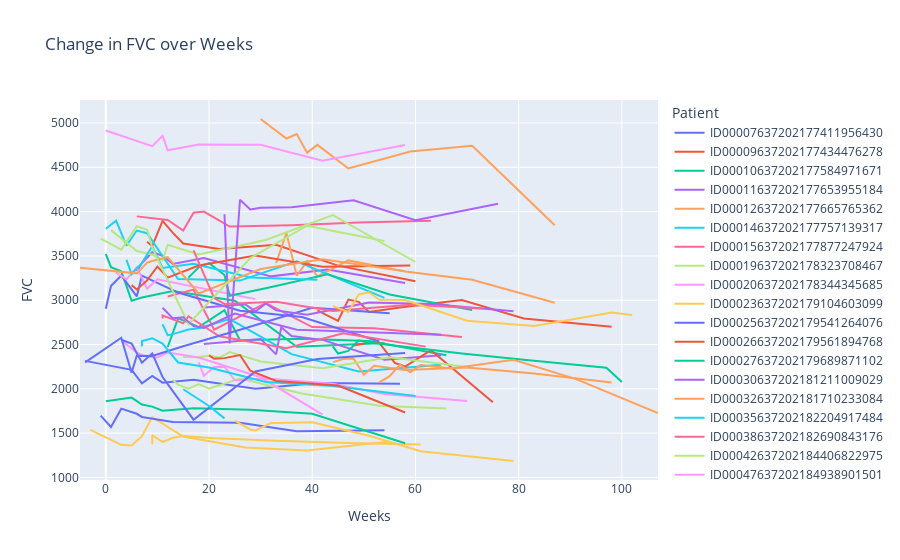

Source (notebook cell):
### Markdown cell above
### 1.4 Change of FVC over weeks

### Code cell
# only visualize the first 400 row of data
px.line(train.iloc[:400,], x="Weeks", y="FVC", color = 'Patient', title='Change in FVC over Weeks')

### Figure 1 — Plotly figure (JSON) as saved in the notebook; plotly's stock layout.template omitted (floating-point values rounded to 4 significant figures)
{"data": [{"hovertemplate": "Patient=ID00007637202177411956430<br>Weeks=%{x}<br>FVC=%{y}<extra></extra>", "legendgroup": "ID00007637202177411956430", "line": {"color": "#636efa", "dash": "solid"}, "mode": "lines", "name": "ID00007637202177411956430", "orientation": "v", "showlegend": true, "type": "scatter", "x": [-4, 5, 7, 9, 11, 17, 29, 41, 57], "xaxis": "x", "y": [2315, 2214, 2061, 2144, 2069, 2101, 2000, 2064, 2057], "yaxis": "y"}, {"hovertemplate": "Patient=ID00009637202177434476278<br>Weeks=%{x}<br>FVC=%{y}<extra></extra>", "legendgroup": "ID00009637202177434476278", "line": {"color": "#EF553B", "dash": "solid"}, "mode": "lines", "name": "ID00009637202177434476278", "orientation": "v", "showlegend": true, "type": "scatter", "x": [8, 9, 11, 13, 15, 22, 33, 45, 60], "xaxis": "x", "y": [3660, 3610, 3895, 3759, 3639, 3578, 3625, 3390, 3214], "yaxis": "y"}, {"hovertemplate": "Patient=ID00010637202177584971671<br>Weeks=%{x}<br>FVC=%{y}<extra></extra>", "legendgroup": "ID00010637202177584971671", "line": {"color": "#00cc96", "dash": "solid"}, "mode": "lines", "name": "ID00010637202177584971671", "orientation": "v", "showlegend": true, "type": "scatter", "x": [0, 1, 3, 5, 7, 13, 25, 37, 54], "xaxis": "x", "y": [3523, 3373, 3327, 2993, 3030, 3103, 2993, 2474, 2518], "yaxis": "y"}, {"hovertemplate": "Patient=ID00011637202177653955184<br>Weeks=%{x}<br>FVC=%{y}<extra></extra>", "legendgroup": "ID00011637202177653955184", "line": {"color": "#ab63fa", "dash": "solid"}, "mode": "lines", "name": "ID00011637202177653955184", "orientation": "v", "showlegend": true, "type": "scatter", "x": [6, 7, 9, 11, 13, 19, 32, 43, 58], "xaxis": "x", "y": [3326, 3419, 3541, 3502, 3410, 3477, 3269, 3346, 3193], "yaxis": "y"}, {"hovertemplate": "Patient=ID00012637202177665765362<br>Weeks=%{x}<br>FVC=%{y}<extra></extra>", "legendgroup": "ID00012637202177665765362", "line": {"color": "#FFA15A", "dash": "solid"}, "mode": "lines", "name": "ID00012637202177665765362", "orientation": "v", "showlegend": true, "type": "scatter", "x": [33, 35, 37, 39, 41, 47, 58, 71, 87], "xaxis": "x", "y": [3418, 3759, 3276, 3443, 3268, 3449, 3324, 3231, 2971], "yaxis": "y"}, {"hovertemplate": "Patient=ID00014637202177757139317<br>Weeks=%{x}<br>FVC=%{y}<extra></extra>", "legendgroup": "ID00014637202177757139317", "line": {"color": "#19d3f3", "dash": "solid"}, "mode": "lines", "name": "ID00014637202177757139317", "orientation": "v", "showlegend": true, "type": "scatter", "x": [0, 2, 4, 6, 8, 14, 26, 37, 54], "xaxis": "x", "y": [3807, 3897, 3615, 3786, 3756, 3238, 3221, 3439, 3027], "yaxis": "y"}, {"hovertemplate": "Patient=ID00015637202177877247924<br>Weeks=%{x}<br>FVC=%{y}<extra></extra>", "legendgroup": "ID00015637202177877247924", "line": {"color": "#FF6692", "dash": "solid"}, "mode": "lines", "name": "ID00015637202177877247924", "orientation": "v", "showlegend": true, "type": "scatter", "x": [12, 17, 19, 21, 31, 40, 52, 69], "xaxis": "x", "y": [3042, 3120, 2890, 2667, 2968, 2697, 2682, 2585], "yaxis": "y"}, {"hovertemplate": "Patient=ID00019637202178323708467<br>Weeks=%{x}<br>FVC=%{y}<extra></extra>", "legendgroup": "ID00019637202178323708467", "line": {"color": "#B6E880", "dash": "solid"}, "mode": "lines", "name": "ID00019637202178323708467", "orientation": "v", "showlegend": true, "type": "scatter", "x": [13, 14, 16, 18, 20, 26, 38, 53, 66], "xaxis": "x", "y": [2100, 2047, 2001, 2054, 2002, 2116, 1946, 1808, 1778], "yaxis": "y"}, {"hovertemplate": "Patient=ID00020637202178344345685<br>Weeks=%{x}<br>FVC=%{y}<extra></extra>", "legendgroup": "ID00020637202178344345685", "line": {"color": "#FF97FF", "dash": "solid"}, "mode": "lines", "name": "ID00020637202178344345685", "orientation": "v", "showlegend": true, "type": "scatter", "x": [18, 19, 21, 23, 25, 31, 44, 54, 70], "xaxis": "x", "y": [2297, 2145, 2245, 2250, 2096, 2115, 2058, 1940, 1861], "yaxis": "y"}, {"hovertemplate": "Patient=ID00023637202179104603099<br>Weeks=%{x}<br>FVC=%{y}<extra></extra>", "legendgroup": "ID00023637202179104603099", "line": {"color": "#FECB52", "dash": "solid"}, "mode": "lines", "name": "ID00023637202179104603099", "orientation": "v", "showlegend": true, "type": "scatter", "x": [-3, 3, 5, 7, 9, 15, 27, 39, 55], "xaxis": "x", "y": [1536, 1368, 1361, 1465, 1681, 1461, 1337, 1304, 1406], "yaxis": "y"}, {"hovertemplate": "Patient=ID00025637202179541264076<br>Weeks=%{x}<br>FVC=%{y}<extra></extra>", "legendgroup": "ID00025637202179541264076", "line": {"color": "#636efa", "dash": "solid"}, "mode": "lines", "name": "ID00025637202179541264076", "orientation": "v", "showlegend": true, "type": "scatter", "x": [0, 1, 3, 6, 7, 14, 26, 38, 53], "xaxis": "x", "y": [2903, 3159, 3277, 3042, 3277, 3086, 2880, 2811, 2533], "yaxis": "y"}, {"hovertemplate": "Patient=ID00026637202179561894768<br>Weeks=%{x}<br>FVC=%{y}<extra></extra>", "legendgroup": "ID00026637202179561894768", "line": {"color": "#EF553B", "dash": "solid"}, "mode": "lines", "name": "ID00026637202179561894768", "orientation": "v", "showlegend": true, "type": "scatter", "x": [41, 45, 47, 49, 51, 57, 69, 81, 98], "xaxis": "x", "y": [2884, 2766, 3007, 2981, 2868, 2917, 3002, 2793, 2700], "yaxis": "y"}, {"hovertemplate": "Patient=ID00027637202179689871102<br>Weeks=%{x}<br>FVC=%{y}<extra></extra>", "legendgroup": "ID00027637202179689871102", "line": {"color": "#00cc96", "dash": "solid"}, "mode": "lines", "name": "ID00027637202179689871102", "orientation": "v", "showlegend": true, "type": "scatter", "x": [12, 14, 16, 18, 23, 26, 38, 51, 66], "xaxis": "x", "y": [2472, 2795, 2750, 2697, 2887, 2547, 2564, 2539, 2378], "yaxis": "y"}, {"hovertemplate": "Patient=ID00030637202181211009029<br>Weeks=%{x}<br>FVC=%{y}<extra></extra>", "legendgroup": "ID00030637202181211009029", "line": {"color": "#ab63fa", "dash": "solid"}, "mode": "lines", "name": "ID00030637202181211009029", "orientation": "v", "showlegend": true, "type": "scatter", "x": [19, 30, 33, 34, 36, 42, 54, 65], "xaxis": "x", "y": [2506, 2561, 2388, 2694, 2595, 2552, 2328, 2378], "yaxis": "y"}, {"hovertemplate": "Patient=ID00032637202181710233084<br>Weeks=%{x}<br>FVC=%{y}<extra></extra>", "legendgroup": "ID00032637202181710233084", "line": {"color": "#FFA15A", "dash": "solid"}, "mode": "lines", "name": "ID00032637202181710233084", "orientation": "v", "showlegend": true, "type": "scatter", "x": [30, 35, 37, 39, 41, 47, 59, 71, 87], "xaxis": "x", "y": [5045, 4825, 4876, 4665, 4753, 4487, 4679, 4743, 3846], "yaxis": "y"}, {"hovertemplate": "Patient=ID00035637202182204917484<br>Weeks=%{x}<br>FVC=%{y}<extra></extra>", "legendgroup": "ID00035637202182204917484", "line": {"color": "#19d3f3", "dash": "solid"}, "mode": "lines", "name": "ID00035637202182204917484", "orientation": "v", "showlegend": true, "type": "scatter", "x": [11, 12, 14, 16, 18, 24, 36, 49, 65], "xaxis": "x", "y": [2728, 2603, 2634, 2668, 2684, 2787, 2391, 2195, 2272], "yaxis": "y"}, {"hovertemplate": "Patient=ID00038637202182690843176<br>Weeks=%{x}<br>FVC=%{y}<extra></extra>", "legendgroup": "ID00038637202182690843176", "line": {"color": "#FF6692", "dash": "solid"}, "mode": "lines", "name": "ID00038637202182690843176", "orientation": "v", "showlegend": true, "type": "scatter", "x": [6, 12, 15, 17, 19, 24, 36, 49, 63], "xaxis": "x", "y": [3946, 3905, 3787, 3988, 4000, 3831, 3846, 3878, 3896], "yaxis": "y"}, {"hovertemplate": "Patient=ID00042637202184406822975<br>Weeks=%{x}<br>FVC=%{y}<extra></extra>", "legendgroup": "ID00042637202184406822975", "line": {"color": "#B6E880", "dash": "solid"}, "mode": "lines", "name": "ID00042637202184406822975", "orientation": "v", "showlegend": true, "type": "scatter", "x": [1, 6, 9, 11, 12, 18, 31, 44, 60], "xaxis": "x", "y": [3791, 3555, 3514, 3451, 3626, 3515, 3679, 3961, 3431], "yaxis": "y"}, {"hovertemplate": "Patient=ID00047637202184938901501<br>Weeks=%{x}<br>FVC=%{y}<extra></extra>", "legendgroup": "ID00047637202184938901501", "line": {"color": "#FF97FF", "dash": "solid"}, "mode": "lines", "name": "ID00047637202184938901501", "orientation": "v", "showlegend": true, "type": "scatter", "x": [2, 4, 6, 8, 10, 29], "xaxis": "x", "y": [3313, 3235, 3370, 3129, 3236, 3012], "yaxis": "y"}, {"hovertemplate": "Patient=ID00048637202185016727717<br>Weeks=%{x}<br>FVC=%{y}<extra></extra>", "legendgroup": "ID00048637202185016727717", "line": {"color": "#FECB52", "dash": "solid"}, "mode": "lines", "name": "ID00048637202185016727717", "orientation": "v", "showlegend": true, "type": "scatter", "x": [9, 9, 11, 13, 15, 21, 33, 47, 61], "xaxis": "x", "y": [1375, 1477, 1399, 1447, 1466, 1441, 1414, 1387, 1370], "yaxis": "y"}, {"hovertemplate": "Patient=ID00051637202185848464638<br>Weeks=%{x}<br>FVC=%{y}<extra></extra>", "legendgroup": "ID00051637202185848464638", "line": {"color": "#636efa", "dash": "solid"}, "mode": "lines", "name": "ID00051637202185848464638", "orientation": "v", "showlegend": true, "type": "scatter", "x": [-1, 1, 3, 6, 7, 13, 26, 37, 54], "xaxis": "x", "y": [1697, 1569, 1776, 1718, 1682, 1624, 1616, 1520, 1532], "yaxis": "y"}, {"hovertemplate": "Patient=ID00052637202186188008618<br>Weeks=%{x}<br>FVC=%{y}<extra></extra>", "legendgroup": "ID00052637202186188008618", "line": {"color": "#EF553B", "dash": "solid"}, "mode": "lines", "name": "ID00052637202186188008618", "orientation": "v", "showlegend": true, "type": "scatter", "x": [48, 51, 53, 56, 58, 63, 75], "xaxis": "x", "y": [2489, 2522, 2517, 2292, 2251, 2436, 1848], "yaxis": "y"}, {"hovertemplate": "Patient=ID00060637202187965290703<br>Weeks=%{x}<br>FVC=%{y}<extra></extra>", "legendgroup": "ID00060637202187965290703", "line": {"color": "#00cc96", "dash": "solid"}, "mode": "lines", "name": "ID00060637202187965290703", "orientation": "v", "showlegend": true, "type": "scatter", "x": [16, 18, 20, 23, 24, 31, 43, 55, 71], "xaxis": "x", "y": [3255, 3370, 3418, 3284, 3050, 3135, 3292, 3064, 2890], "yaxis": "y"}, {"hovertemplate": "Patient=ID00061637202188184085559<br>Weeks=%{x}<br>FVC=%{y}<extra></extra>", "legendgroup": "ID00061637202188184085559", "line": {"color": "#ab63fa", "dash": "solid"}, "mode": "lines", "name": "ID00061637202188184085559", "orientation": "v", "showlegend": true, "type": "scatter", "x": [23, 24, 26, 28, 30, 36, 48, 60, 76], "xaxis": "x", "y": [3969, 2511, 4134, 4024, 4043, 4048, 4128, 3902, 4089], "yaxis": "y"}, {"hovertemplate": "Patient=ID00062637202188654068490<br>Weeks=%{x}<br>FVC=%{y}<extra></extra>", "legendgroup": "ID00062637202188654068490", "line": {"color": "#FFA15A", "dash": "solid"}, "mode": "lines", "name": "ID00062637202188654068490", "orientation": "v", "showlegend": true, "type": "scatter", "x": [44, 46, 48, 50, 52, 58, 70, 83, 98], "xaxis": "x", "y": [2301, 2336, 2341, 2158, 2260, 2212, 2239, 2172, 2071], "yaxis": "y"}, {"hovertemplate": "Patient=ID00067637202189903532242<br>Weeks=%{x}<br>FVC=%{y}<extra></extra>", "legendgroup": "ID00067637202189903532242", "line": {"color": "#19d3f3", "dash": "solid"}, "mode": "lines", "name": "ID00067637202189903532242", "orientation": "v", "showlegend": true, "type": "scatter", "x": [4, 5, 7, 9, 11, 17, 28, 41], "xaxis": "x", "y": [3456, 3295, 3420, 3608, 3363, 3410, 3256, 3230], "yaxis": "y"}, {"hovertemplate": "Patient=ID00068637202190879923934<br>Weeks=%{x}<br>FVC=%{y}<extra></extra>", "legendgroup": "ID00068637202190879923934", "line": {"color": "#FF6692", "dash": "solid"}, "mode": "lines", "name": "ID00068637202190879923934", "orientation": "v", "showlegend": true, "type": "scatter", "x": [11, 11, 13, 15, 16, 22, 35, 46, 62], "xaxis": "x", "y": [2794, 2827, 2784, 2740, 2819, 2592, 2459, 2626, 2476], "yaxis": "y"}, {"hovertemplate": "Patient=ID00072637202198161894406<br>Weeks=%{x}<br>FVC=%{y}<extra></extra>", "legendgroup": "ID00072637202198161894406", "line": {"color": "#B6E880", "dash": "solid"}, "mode": "lines", "name": "ID00072637202198161894406", "orientation": "v", "showlegend": true, "type": "scatter", "x": [15, 18, 20, 22, 24, 30, 42, 55, 70], "xaxis": "x", "y": [2359, 2357, 2376, 2352, 2414, 2308, 2233, 2356, 2247], "yaxis": "y"}, {"hovertemplate": "Patient=ID00073637202198167792918<br>Weeks=%{x}<br>FVC=%{y}<extra></extra>", "legendgroup": "ID00073637202198167792918", "line": {"color": "#FF97FF", "dash": "solid"}, "mode": "lines", "name": "ID00073637202198167792918", "orientation": "v", "showlegend": true, "type": "scatter", "x": [3, 6, 8, 10, 12, 18, 30, 42], "xaxis": "x", "y": [2547, 2409, 2361, 2354, 2410, 2353, 2130, 1709], "yaxis": "y"}, {"hovertemplate": "Patient=ID00075637202198610425520<br>Weeks=%{x}<br>FVC=%{y}<extra></extra>", "legendgroup": "ID00075637202198610425520", "line": {"color": "#FECB52", "dash": "solid"}, "mode": "lines", "name": "ID00075637202198610425520", "orientation": "v", "showlegend": true, "type": "scatter", "x": [25, 28, 29, 32, 33, 40, 51, 61, 79], "xaxis": "x", "y": [1641, 1541, 1529, 1613, 1615, 1623, 1469, 1296, 1185], "yaxis": "y"}, {"hovertemplate": "Patient=ID00076637202199015035026<br>Weeks=%{x}<br>FVC=%{y}<extra></extra>", "legendgroup": "ID00076637202199015035026", "line": {"color": "#636efa", "dash": "solid"}, "mode": "lines", "name": "ID00076637202199015035026", "orientation": "v", "showlegend": true, "type": "scatter", "x": [-4, 3, 5, 6, 9, 15, 27, 40, 55], "xaxis": "x", "y": [2298, 2576, 2182, 2374, 2370, 2480, 2683, 2914, 2853], "yaxis": "y"}, {"hovertemplate": "Patient=ID00077637202199102000916<br>Weeks=%{x}<br>FVC=%{y}<extra></extra>", "legendgroup": "ID00077637202199102000916", "line": {"color": "#EF553B", "dash": "solid"}, "mode": "lines", "name": "ID00077637202199102000916", "orientation": "v", "showlegend": true, "type": "scatter", "x": [5, 6, 8, 10, 12, 18, 29, 42, 59], "xaxis": "x", "y": [3170, 3121, 3223, 3380, 3255, 3391, 3504, 3378, 3391], "yaxis": "y"}, {"hovertemplate": "Patient=ID00078637202199415319443<br>Weeks=%{x}<br>FVC=%{y}<extra></extra>", "legendgroup": "ID00078637202199415319443", "line": {"color": "#00cc96", "dash": "solid"}, "mode": "lines", "name": "ID00078637202199415319443", "orientation": "v", "showlegend": true, "type": "scatter", "x": [0, 5, 7, 9, 11, 17, 28, 40, 58], "xaxis": "x", "y": [1860, 1901, 1823, 1799, 1753, 1780, 1763, 1718, 1385], "yaxis": "y"}, {"hovertemplate": "Patient=ID00082637202201836229724<br>Weeks=%{x}<br>FVC=%{y}<extra></extra>", "legendgroup": "ID00082637202201836229724", "line": {"color": "#ab63fa", "dash": "solid"}, "mode": "lines", "name": "ID00082637202201836229724", "orientation": "v", "showlegend": true, "type": "scatter", "x": [19, 27, 29, 31, 33, 39, 51, 63, 79], "xaxis": "x", "y": [2918, 2955, 2873, 2963, 2885, 2837, 2975, 2957, 2875], "yaxis": "y"}, {"hovertemplate": "Patient=ID00086637202203494931510<br>Weeks=%{x}<br>FVC=%{y}<extra></extra>", "legendgroup": "ID00086637202203494931510", "line": {"color": "#FFA15A", "dash": "solid"}, "mode": "lines", "name": "ID00086637202203494931510", "orientation": "v", "showlegend": true, "type": "scatter", "x": [-5, 6, 8, 9, 12, 18, 30, 42, 58], "xaxis": "x", "y": [3367, 3303, 3424, 3442, 3486, 3076, 3351, 3461, 3327], "yaxis": "y"}, {"hovertemplate": "Patient=ID00089637202204675567570<br>Weeks=%{x}<br>FVC=%{y}<extra></extra>", "legendgroup": "ID00089637202204675567570", "line": {"color": "#19d3f3", "dash": "solid"}, "mode": "lines", "name": "ID00089637202204675567570", "orientation": "v", "showlegend": true, "type": "scatter", "x": [7, 7, 9, 11, 14, 20, 31, 44, 60], "xaxis": "x", "y": [2478, 2539, 2571, 2511, 2297, 2241, 2076, 2031, 1918], "yaxis": "y"}, {"hovertemplate": "Patient=ID00090637202204766623410<br>Weeks=%{x}<br>FVC=%{y}<extra></extra>", "legendgroup": "ID00090637202204766623410", "line": {"color": "#FF6692", "dash": "solid"}, "mode": "lines", "name": "ID00090637202204766623410", "orientation": "v", "showlegend": true, "type": "scatter", "x": [17, 21, 23, 27, 33, 44, 59, 73], "xaxis": "x", "y": [3562, 3024, 2958, 2969, 2982, 2877, 2948, 2907], "yaxis": "y"}, {"hovertemplate": "Patient=ID00093637202205278167493<br>Weeks=%{x}<br>FVC=%{y}<extra></extra>", "legendgroup": "ID00093637202205278167493", "line": {"color": "#B6E880", "dash": "solid"}, "mode": "lines", "name": "ID00093637202205278167493", "orientation": "v", "showlegend": true, "type": "scatter", "x": [-1, 3, 6, 8, 9, 16, 28, 39, 54], "xaxis": "x", "y": [3695, 3570, 3834, 3794, 3592, 2728, 3475, 3841, 3668], "yaxis": "y"}, {"hovertemplate": "Patient=ID00094637202205333947361<br>Weeks=%{x}<br>FVC=%{y}<extra></extra>", "legendgroup": "ID00094637202205333947361", "line": {"color": "#FF97FF", "dash": "solid"}, "mode": "lines", "name": "ID00094637202205333947361", "orientation": "v", "showlegend": true, "type": "scatter", "x": [0, 6, 9, 11, 12, 18, 30, 42, 58], "xaxis": "x", "y": [4916, 4799, 4738, 4856, 4692, 4756, 4753, 4574, 4752], "yaxis": "y"}, {"hovertemplate": "Patient=ID00099637202206203080121<br>Weeks=%{x}<br>FVC=%{y}<extra></extra>", "legendgroup": "ID00099637202206203080121", "line": {"color": "#FECB52", "dash": "solid"}, "mode": "lines", "name": "ID00099637202206203080121", "orientation": "v", "showlegend": true, "type": "scatter", "x": [44, 47, 49, 51, 53, 58, 70, 83, 98, 102], "xaxis": "x", "y": [2934, 2866, 3065, 3089, 3005, 3001, 2769, 2708, 2862, 2833], "yaxis": "y"}, {"hovertemplate": "Patient=ID00102637202206574119190<br>Weeks=%{x}<br>FVC=%{y}<extra></extra>", "legendgroup": "ID00102637202206574119190", "line": {"color": "#636efa", "dash": "solid"}, "mode": "lines", "name": "ID00102637202206574119190", "orientation": "v", "showlegend": true, "type": "scatter", "x": [3, 5, 7, 9, 11, 17, 29, 41, 58], "xaxis": "x", "y": [2553, 2510, 2294, 2400, 2133, 1651, 2196, 2336, 2404], "yaxis": "y"}, {"hovertemplate": "Patient=ID00104637202208063407045<br>Weeks=%{x}<br>FVC=%{y}<extra></extra>", "legendgroup": "ID00104637202208063407045", "line": {"color": "#EF553B", "dash": "solid"}, "mode": "lines", "name": "ID00104637202208063407045", "orientation": "v", "showlegend": true, "type": "scatter", "x": [20, 21, 23, 26, 28, 33, 45, 58], "xaxis": "x", "y": [2377, 2339, 2346, 2381, 2203, 2089, 2036, 1733], "yaxis": "y"}, {"hovertemplate": "Patient=ID00105637202208831864134<br>Weeks=%{x}<br>FVC=%{y}<extra></extra>", "legendgroup": "ID00105637202208831864134", "line": {"color": "#00cc96", "dash": "solid"}, "mode": "lines", "name": "ID00105637202208831864134", "orientation": "v", "showlegend": true, "type": "scatter", "x": [44, 45, 47, 49, 51, 57, 69, 82, 97, 100], "xaxis": "x", "y": [2479, 2398, 2427, 2547, 2523, 2483, 2399, 2322, 2237, 2076], "yaxis": "y"}, {"hovertemplate": "Patient=ID00108637202209619669361<br>Weeks=%{x}<br>FVC=%{y}<extra></extra>", "legendgroup": "ID00108637202209619669361", "line": {"color": "#ab63fa", "dash": "solid"}, "mode": "lines", "name": "ID00108637202209619669361", "orientation": "v", "showlegend": true, "type": "scatter", "x": [11, 13, 15, 17, 19, 25, 37, 49, 65], "xaxis": "x", "y": [2914, 2795, 2808, 2707, 2686, 2850, 2667, 2641, 2611], "yaxis": "y"}, {"hovertemplate": "Patient=ID00109637202210454292264<br>Weeks=%{x}<br>FVC=%{y}<extra></extra>", "legendgroup": "ID00109637202210454292264", "line": {"color": "#FFA15A", "dash": "solid"}, "mode": "lines", "name": "ID00109637202210454292264", "orientation": "v", "showlegend": true, "type": "scatter", "x": [53, 55, 57, 59, 61, 67, 79, 91, 107], "xaxis": "x", "y": [2073, 2142, 2274, 2186, 2269, 2228, 2327, 2112, 1725], "yaxis": "y"}, {"hovertemplate": "Patient=ID00110637202210673668310<br>Weeks=%{x}<br>FVC=%{y}<extra></extra>", "legendgroup": "ID00110637202210673668310", "line": {"color": "#19d3f3", "dash": "solid"}, "mode": "lines", "name": "ID00110637202210673668310", "orientation": "v", "showlegend": true, "type": "scatter", "x": [15, 18, 20, 23], "xaxis": "x", "y": [1995, 1884, 1806, 1666], "yaxis": "y"}], "layout": {"legend": {"title": {"text": "Patient"}, "tracegroupgap": 0}, "title": {"text": "Change in FVC over Weeks"}, "xaxis": {"anchor": "y", "domain": [0, 1], "title": {"text": "Weeks"}}, "yaxis": {"anchor": "x", "domain": [0, 1], "title": {"text": "FVC"}}}}
